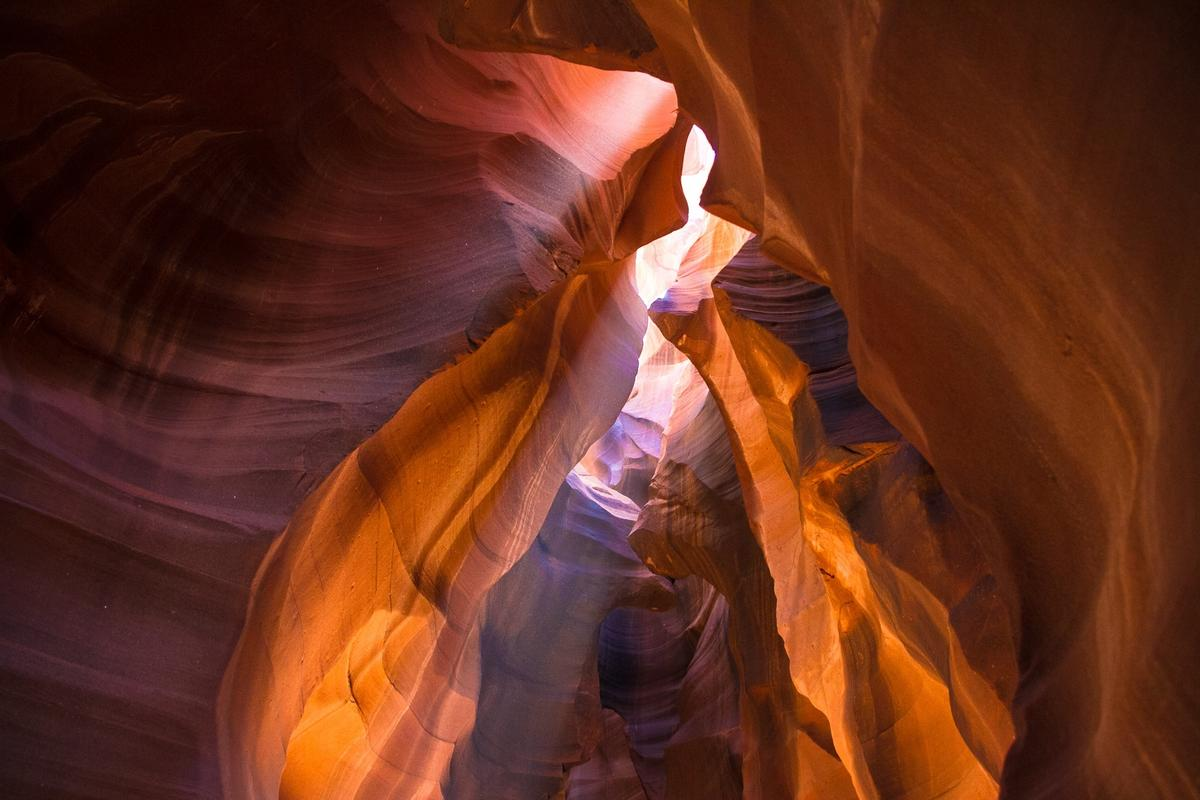
#> input picture Lecture 1/Images/color.jpeg, 1200 x 800 px
$ jupyter execute exrecise_3.ipynb
#> lines starting #> are read from the running program, lines starting #| are printed output that depends on the picture
### Lecture 1/Notebooks/helpers.py
import cv2
import numpy as np
from matplotlib import pyplot as plt

MIN = 0
MAX = 255

plt.rcParams['figure.figsize'] = [12, 8]

# [24 lines left out: functions minmax, contrast_brightness, show_histogram, not called in this run]

def show_histograms(img):
    for channel, color in zip(range(img.shape[2]), ['r', 'g', 'b']):
        hist = cv2.calcHist([img], [channel], None, [256], [0, 256])
        plt.plot(hist, color=color)
    plt.grid()
    plt.show()

### Lecture 1/exrecise_3.ipynb
[cell 1]
import cv2
from matplotlib import pyplot as plt
import numpy as np
from helpers import *

[cell 2]
color_img = cv2.imread('Images/color.jpeg', 1)
#> color_img is the input picture: shape (800, 1200, 3); mean B, G, R 30, 48, 102
color_img = cv2.cvtColor(color_img, cv2.COLOR_BGR2RGB)

color_img = np.array(color_img)

plt.imshow(color_img)
color_img.shape
#> Out = (800, 1200, 3)

[cell 3]
show_histograms(color_img)
#> in show_histograms, `plt.show()`:
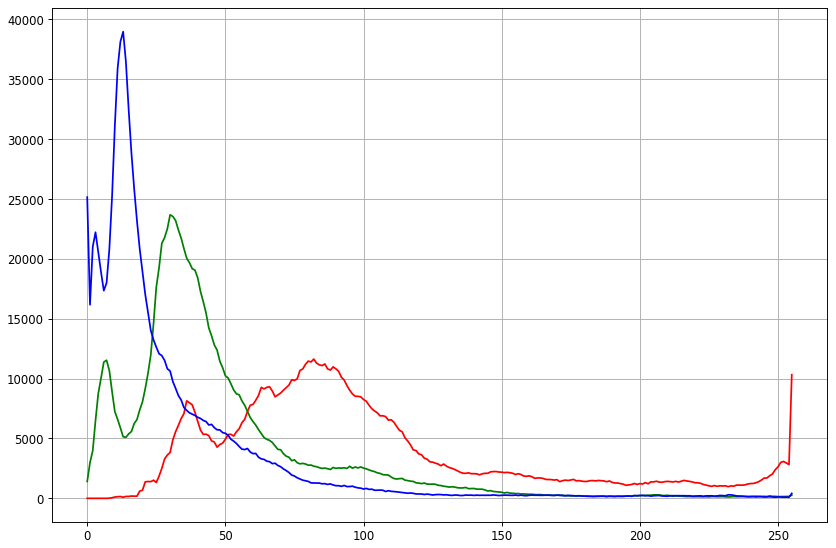
#> figure drawn by matplotlib, 1 panel; curve peaks at x = 82, y = 11629; curve peaks at x = 30, y = 23675; curve peaks at x = 13, y = 38968

[cell 4]
#1. Using nested loops
gray_scale = np.zeros(color_img.shape, dtype=np.uint8)

for x in range(color_img.shape[0]):
    for y in range(color_img.shape[1]):
        gray_scale[x, y] = np.average(color_img[x, y])
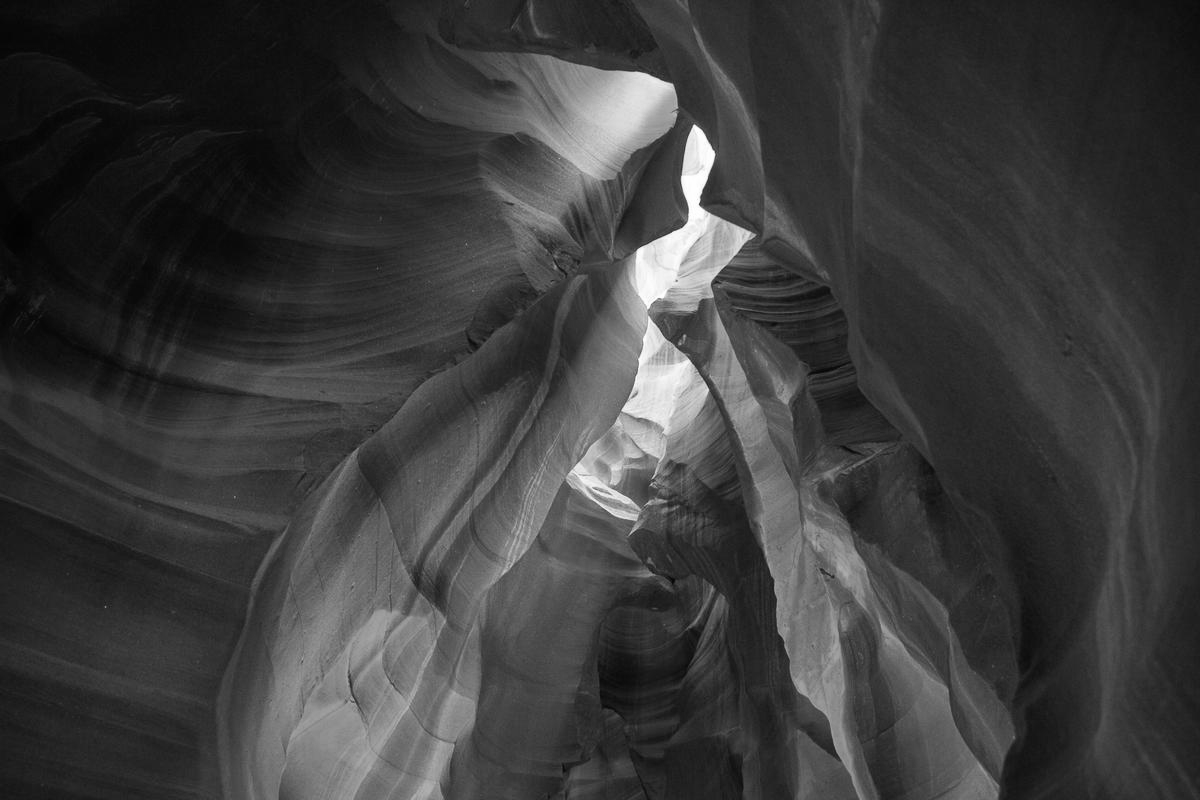
#> gray_scale: shape (800, 1200, 3); min 2, max 255, mean 59.7

plt.imshow(gray_scale, cmap='gray')

[cell 5]
#2. Using matrix multiplication
gray_scale = color_img @ [0.299, 0.587, 0.114]
#> gray_scale: shape (800, 1200) float64

plt.imshow(gray_scale, cmap='gray')

[cell 6]
#3. Using the built-in OpenCV function
gray_scale = cv2.cvtColor(color_img, cv2.COLOR_RGB2GRAY)

plt.imshow(gray_scale, cmap='gray')

$ run again, with Lecture 1/Images/dots.jpg copied over Lecture 1/Images/color.jpeg
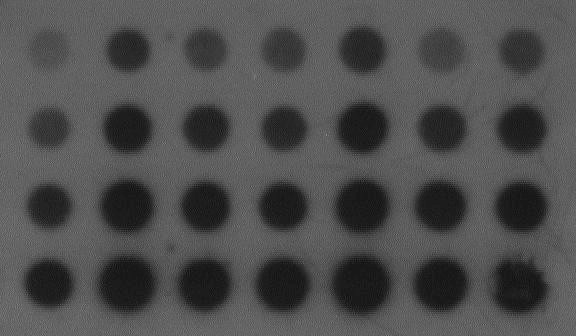
#> input picture Lecture 1/Images/dots.jpg, 576 x 336 px
#> color_img is the input picture: shape (336, 576, 3); min 7, max 144, mean 77.8
#> in show_histograms, `plt.show()`:
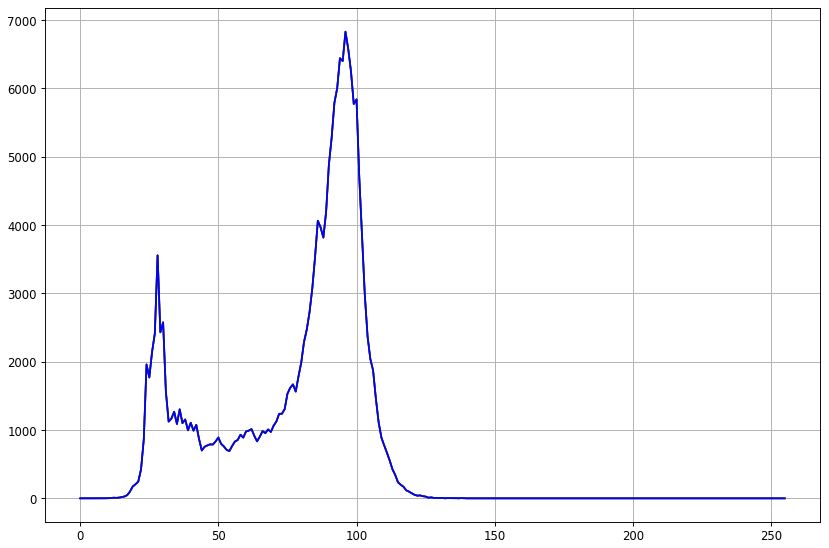
#> figure drawn by matplotlib, 1 panel; curve peaks at x = 96, y = 6828; curve peaks at x = 96, y = 6828; curve peaks at x = 96, y = 6828
